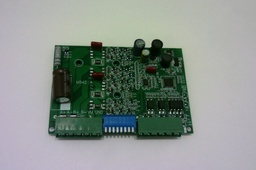
#> input picture chess.jpg, 256 x 170 px, shrunk from 1000 x 666 before the run
$ python latest_detect.py
#> lines starting #> are read from the running program, lines starting #| are printed output that depends on the picture
import numpy as np
from PIL import Image
import matplotlib.pyplot as plt
from scipy import ndimage
import math
from matplotlib.path import Path


def get_homography(src_points, dst_points):
    """
    Вычисляет матрицу гомографии на основе четырех соответствующих точек.
    Из gomography.py - использует правильную формулу для растяжения изображений.

    :param src_points: Список исходных точек (x, y)
    :param dst_points: Список целевых точек (x, y)
    :return: Матрица гомографии 3x3
    """
    assert len(src_points) == 4 and len(dst_points) == 4, "Должно быть ровно 4 точки."

    # Создание матрицы A
    A = []
    for i in range(4):
        x, y = src_points[i]
        x_prime, y_prime = dst_points[i]
        A.append([-x, -y, -1, 0, 0, 0, x * x_prime, y * x_prime, x_prime])
        A.append([0, 0, 0, -x, -y, -1, x * y_prime, y * y_prime, y_prime])

    A = np.array(A)

    # Решение для матрицы H с использованием SVD
    U, S, Vt = np.linalg.svd(A)
    H = Vt[-1].reshape(3, 3)

    # Нормализация матрицы H
    H /= H[2, 2]
    print(f"H: {H}")

    return H


# Сохраняем старую функцию для обратной совместимости
def find_equals(src_points, dst_points):
    """Алиас для get_homography для обратной совместимости"""
    return get_homography(src_points, dst_points)


# [91 lines left out: functions extract_pcb_region, adapt_homography_for_cropped_regions, shift_corners_to_origin, not called in this run]


def subpixel(image, x, y):
    """
    Билинейная интерполяция для получения цвета пикселя в субпиксельных координатах.
    Из gomography.py - обеспечивает качественное растяжение изображений.
    """
    width_img, height_img = image.size
    x_A, y_A = int(round(x)), int(round(y))
    x_B, y_B = (x_A + 1), y_A
    x_C, y_C = x_A, (y_A + 1)
    x_D, y_D = (x_A + 1), (y_A + 1)

    if 0 <= x_A < width_img and 0 <= y_A < height_img and \
       0 <= x_B < width_img and 0 <= y_B < height_img and \
       0 <= x_C < width_img and 0 <= y_C < height_img and \
       0 <= x_D < width_img and 0 <= y_D < height_img:

        P_A = image.getpixel((x_A, y_A))
        P_B = image.getpixel((x_B, y_B))
        P_C = image.getpixel((x_C, y_C))
        P_D = image.getpixel((x_D, y_D))

        # Билинейная интерполяция по Y
        P_E = tuple(a * (1 - (y - y_A)) + b * (1 - (y_C - y)) for a, b in zip(P_A, P_C))
        P_F = tuple(a * (1 - (y - y_B)) + b * (1 - (y_D - y)) for a, b in zip(P_B, P_D))

        # Билинейная интерполяция по X
        P = tuple(int(a * (1 - (x - x_A)) + b * (1 - (x_B - x))) for a, b in zip(P_E, P_F))
    else:
        # Если координаты вне границ, возвращаем ближайший пиксель
        x_safe = max(0, min(width_img - 1, int(round(x))))
        y_safe = max(0, min(height_img - 1, int(round(y))))
        P = image.getpixel((x_safe, y_safe))

    return P


def apply_homography_img(image, H, width, height):
    """
    Применяет матрицу гомографии к изображению с билинейной интерполяцией.
    Из gomography.py - обеспечивает качественное растяжение изображений.

    :param image: Исходное изображение (PIL Image)
    :param H: Матрица гомографии 3x3
    :param width: Ширина выходного изображения
    :param height: Высота выходного изображения
    :return: Преобразованное изображение (PIL Image)
    """
    # Получение размеров изображения
    width_img, height_img = image.size

    # Создание нового изображения для хранения результата
    transformed_image = Image.new("RGB", (width, height))

    # Преобразование матрицы гомографии в обратную
    H_inv = np.linalg.inv(H)

    for y in range(height):
        for x in range(width):
            # Преобразование координат пикселя в однородные координаты
            original_point = np.array([x, y, 1])
            transformed_point = H_inv @ original_point

            # Нормализация
            transformed_point /= transformed_point[2]

            # Получение новых координат
            src_x, src_y = transformed_point[0], transformed_point[1]

            # Проверка, находятся ли новые координаты в пределах изображения
            if 0 <= src_x < width_img and 0 <= src_y < height_img:
                # Используем билинейную интерполяцию для качественного растяжения
                transformed_image.putpixel((x, y), subpixel(image, src_x, src_y))

    return transformed_image


# [100 lines left out: function transform_pcb_to_reference, not called in this run]


def rectify_pcb_to_corners(image, corners, output_size=None):
    """
    Растягивает плату так, чтобы её углы совпадали с углами изображения.

    Parameters:
    image: numpy array - исходное изображение с платой
    corners: list - список углов платы [(x1,y1), (x2,y2), (x3,y3), (x4,y4)]
    output_size: tuple (width, height) - размер выходного изображения.
                 Если None, вычисляется автоматически на основе bounding box углов.

    Returns:
    numpy array - выпрямленное изображение платы
    numpy array - маска платы
    """
    if not corners or len(corners) < 4:
        return image, np.ones(image.shape[:2], dtype=bool)

    # Упорядочиваем углы: верх-левый, верх-правый, низ-правый, низ-левый
    corners_array = np.array(corners, dtype=np.float32)

    # Находим центр масс
    center = corners_array.mean(axis=0)

    # Сортируем углы по углу относительно центра
    angles = np.arctan2(corners_array[:, 1] - center[1], corners_array[:, 0] - center[0])
    sorted_indices = np.argsort(angles)
    sorted_corners = corners_array[sorted_indices]

    # Определяем верхние и нижние углы
    top = sorted_corners[sorted_corners[:, 1] < center[1]]
    bottom = sorted_corners[sorted_corners[:, 1] >= center[1]]

    if len(top) == 2 and len(bottom) == 2:
        # Сортируем верхние по x
        top = top[top[:, 0].argsort()]
        # Сортируем нижние по x
        bottom = bottom[bottom[:, 0].argsort()]
        # Порядок: верх-левый, верх-правый, низ-правый, низ-левый
        ordered_corners = np.array([top[0], top[1], bottom[1], bottom[0]], dtype=np.float32)
    else:
        ordered_corners = sorted_corners

    # Определяем размер выходного изображения
    if output_size is None:
        # Вычисляем размер на основе расстояний между углами
        width = int(max(
            np.linalg.norm(ordered_corners[1] - ordered_corners[0]),  # верхняя сторона
            np.linalg.norm(ordered_corners[2] - ordered_corners[3])   # нижняя сторона
        ))
        height = int(max(
            np.linalg.norm(ordered_corners[3] - ordered_corners[0]),  # левая сторона
            np.linalg.norm(ordered_corners[2] - ordered_corners[1])  # правая сторона
        ))
    else:
        width, height = output_size

    # Целевые углы - углы прямоугольного изображения
    dst_corners = np.array([
        [0, 0],           # верх-левый
        [width - 1, 0],   # верх-правый
        [width - 1, height - 1],  # низ-правый
        [0, height - 1]   # низ-левый
    ], dtype=np.float32)

    # Вычисляем гомографию для растяжения платы до углов изображения
    H = get_homography(ordered_corners, dst_corners)

    # Конвертируем numpy array в PIL Image
    if image.dtype != np.uint8:
        if image.max() <= 1.0:
            image_uint8 = (np.clip(image, 0.0, 1.0) * 255.0).astype(np.uint8)
        else:
            image_uint8 = np.clip(image, 0, 255).astype(np.uint8)
    else:
        image_uint8 = image

    if len(image.shape) == 3:
        image_pil = Image.fromarray(image_uint8, mode='RGB')
    else:
        image_pil = Image.fromarray(image_uint8, mode='L').convert('RGB')

    # Применяем гомографию для растяжения платы
    rectified_pil = apply_homography_img(image_pil, H, width, height)

    # Конвертируем обратно в numpy array
    rectified_array = np.asarray(rectified_pil).astype(np.float32) / 255.0

    # Если исходное было grayscale, конвертируем обратно
    if len(image.shape) == 2:
        rectified_array = np.dot(rectified_array[..., :3], [0.2989, 0.5870, 0.1140])

    # Создаем маску платы (вся область внутри прямоугольника)
    mask = np.ones((height, width), dtype=bool)

    # Приводим к исходному типу данных
    if image.dtype == np.uint8:
        rectified_array = (rectified_array * 255.0).astype(np.uint8)
    else:
        rectified_array = rectified_array.astype(image.dtype)

    return rectified_array, mask


# [48 lines left out: function crop_to_pcb_region, not called in this run]


def to_grayscale_float(image):
    """Переводит изображение в grayscale и нормализует в диапазон [0, 1]."""
    if len(image.shape) == 3:
        gray = np.dot(image[..., :3], [0.2989, 0.5870, 0.1140])
    else:
        gray = image.astype(np.float32)

    if gray.max() > 1.0:
        gray = gray.astype(np.float32) / 255.0
    return gray


def compare_pcb_regions(reference_region, transformed_region,
                        reference_mask, transformed_mask,
                        diff_threshold=0.1):
    """
    Сравнивает две выровненные области плат и возвращает статистику и карту различий.
    """
    ref_gray = to_grayscale_float(reference_region)
    test_gray = to_grayscale_float(transformed_region)

    if reference_mask.shape != ref_gray.shape:
        reference_mask = np.ones_like(ref_gray, dtype=bool)
    else:
        reference_mask = reference_mask.astype(bool)

    if transformed_mask.shape != test_gray.shape:
        transformed_mask = np.ones_like(test_gray, dtype=bool)
    else:
        transformed_mask = transformed_mask.astype(bool)

    overlap_mask = reference_mask & transformed_mask
    if np.count_nonzero(overlap_mask) == 0:
        print("Нет пересечения масок для сравнения.")
        return None, None, None

    diff_map = np.abs(ref_gray - test_gray)
    diff_masked = diff_map[overlap_mask]

    mean_diff = float(np.mean(diff_masked))
    max_diff = float(np.max(diff_masked))
    high_diff_ratio = float(np.mean(diff_masked > diff_threshold))

    print("\n=== СРАВНЕНИЕ ПЛАТ ===")
    print(f"Средняя разница: {mean_diff:.4f}")
    print(f"Макс. разница: {max_diff:.4f}")
    print(f"Доля пикселей > {diff_threshold:.2f}: {high_diff_ratio*100:.2f}%")

    diff_visual = np.zeros_like(ref_gray)
    diff_visual[overlap_mask] = diff_map[overlap_mask]

    stats = {
        "mean_diff": mean_diff,
        "max_diff": max_diff,
        "high_diff_ratio": high_diff_ratio,
        "threshold": diff_threshold,
    }

    return stats, diff_visual, overlap_mask


def compare_pcb_by_grid(reference_region, transformed_region,
                        reference_mask, transformed_mask,
                        grid_size=8, diff_threshold=0.15):
    """
    Сравнивает платы по сетке прямоугольников, чтобы игнорировать локальные пиксельные сдвиги.
    """
    ref_gray = to_grayscale_float(reference_region)
    test_gray = to_grayscale_float(transformed_region)

    if reference_mask.shape != ref_gray.shape:
        reference_mask = np.ones_like(ref_gray, dtype=bool)
    else:
        reference_mask = reference_mask.astype(bool)

    if transformed_mask.shape != test_gray.shape:
        transformed_mask = np.ones_like(test_gray, dtype=bool)
    else:
        transformed_mask = transformed_mask.astype(bool)

    overlap_mask = reference_mask & transformed_mask
    if np.count_nonzero(overlap_mask) == 0:
        print("Нет пересечения масок для сравнения по сетке.")
        return None

    diff_map = np.abs(ref_gray - test_gray)

    height, width = diff_map.shape
    y_bounds = np.linspace(0, height, grid_size + 1, dtype=int)
    x_bounds = np.linspace(0, width, grid_size + 1, dtype=int)

    heatmap = np.full((grid_size, grid_size), np.nan, dtype=float)
    results = []

    for i in range(grid_size):
        for j in range(grid_size):
            y0, y1 = y_bounds[i], y_bounds[i + 1]
            x0, x1 = x_bounds[j], x_bounds[j + 1]

            cell_mask = overlap_mask[y0:y1, x0:x1]
            valid_pixels = np.count_nonzero(cell_mask)
            if valid_pixels < 10:
                continue

            cell_diff = diff_map[y0:y1, x0:x1][cell_mask]
            mean_diff = float(np.mean(cell_diff))
            max_diff = float(np.max(cell_diff))

            heatmap[i, j] = mean_diff
            results.append({
                "grid_pos": (i, j),
                "coords": (x0, y0, x1, y1),
                "mean_diff": mean_diff,
                "max_diff": max_diff,
                "is_defect": mean_diff > diff_threshold,
            })

    if not results:
        print("Недостаточно информации для сравнения по сетке.")
        return None

    defect_count = sum(r["is_defect"] for r in results)
    print("\n=== СРАВНЕНИЕ ПО СЕТКЕ ===")
    print(f"Сегментов с данными: {len(results)} / {grid_size * grid_size}")
    print(f"Дефектных сегментов (> {diff_threshold:.2f}): {defect_count}")

    return {
        "results": results,
        "heatmap": heatmap,
        "grid_size": grid_size,
        "threshold": diff_threshold,
    }


def plot_corners(ax, corners, color='r'):
    if not corners:
        return
    xs = [float(p[0]) for p in corners]
    ys = [float(p[1]) for p in corners]
    xs_loop = xs + [xs[0]]
    ys_loop = ys + [ys[0]]
    ax.plot(xs_loop, ys_loop, color+'-', linewidth=2)
    ax.scatter(xs, ys, c=color, s=20)


def show_combined_visualization(reference_array,
                                test_array,
                                reference_pcb_region,
                                test_pcb_region,
                                transformed_test_pcb,
                                diff_visual,
                                ref_corners,
                                test_corners,
                                ref_corners_local,
                                test_corners_local,
                                grid_data):
    fig, axes = plt.subplots(2, 3, figsize=(18, 10))

    axes[0, 0].imshow(reference_array)
    plot_corners(axes[0, 0], ref_corners, 'g')
    axes[0, 0].set_title("Эталон (полный)")
    axes[0, 0].axis('off')

    axes[0, 1].imshow(test_array)
    plot_corners(axes[0, 1], test_corners, 'r')
    axes[0, 1].set_title("Тест (полный)")
    axes[0, 1].axis('off')

    if diff_visual is not None:
        im = axes[0, 2].imshow(diff_visual, cmap='inferno')
        axes[0, 2].set_title("Карта различий")
        axes[0, 2].axis('off')
        fig.colorbar(im, ax=axes[0, 2], fraction=0.046, pad=0.04)
    else:
        axes[0, 2].axis('off')

    axes[1, 0].imshow(reference_pcb_region)
    plot_corners(axes[1, 0], ref_corners_local, 'g')
    axes[1, 0].set_title("Эталонная плата")
    axes[1, 0].axis('off')

    axes[1, 1].imshow(transformed_test_pcb)
    axes[1, 1].set_title("Преобразованная плата")
    axes[1, 1].axis('off')

    if grid_data:
        axes[1, 2].imshow(reference_pcb_region)
        for res in grid_data["results"]:
            x0, y0, x1, y1 = res["coords"]
            color = 'red' if res["is_defect"] else 'lime'
            rect = plt.Rectangle((x0, y0), x1 - x0, y1 - y0,
                                 fill=False, edgecolor=color, linewidth=2, alpha=0.8)
            axes[1, 2].add_patch(rect)
            axes[1, 2].text(x0 + 4, y0 + 12, f"{res['mean_diff']:.2f}",
                            color=color, fontsize=8, weight='bold')
        axes[1, 2].set_title("Сегменты (красные = > порога)")
        axes[1, 2].axis('off')
    else:
        axes[1, 2].axis('off')

    plt.tight_layout()
    plt.show()


def apply_homography(H, points):
    """
    Применяет матрицу гомографии H к точкам
    """
    points_array = np.array(points, dtype=np.float32)
    homogeneous_points = np.column_stack([points_array, np.ones(len(points_array))])

    transformed = (H @ homogeneous_points.T).T
    transformed_cartesian = transformed[:, :2] / transformed[:, 2:3]

    return [(float(x), float(y)) for x, y in transformed_cartesian]


class PCBCornerDetector:
    def __init__(self):
        pass

    def find_pcb_corners_simple(self, image):
        """
        Простой метод поиска углов платы через анализ градиентов
        """
        if len(image.shape) == 3:
            gray = np.dot(image[..., :3], [0.2989, 0.5870, 0.1140])
        else:
            gray = image.copy()

        height, width = gray.shape
        edges = []

        # Поиск границ по всем сторонам
        border_size = min(height, width) // 10

        # Верхняя граница
        for j in range(border_size, width - border_size, 5):
            for i in range(border_size, height // 3):
                if abs(int(gray[i, j]) - int(gray[i - 1, j])) > 30:
                    edges.append((j, i))
                    break

        # Нижняя граница
        for j in range(border_size, width - border_size, 5):
            for i in range(height - border_size, height * 2 // 3, -1):
                if abs(int(gray[i, j]) - int(gray[i - 1, j])) > 30:
                    edges.append((j, i))
                    break

        # Левая граница
        for i in range(border_size, height - border_size, 5):
            for j in range(border_size, width // 3):
                if abs(int(gray[i, j]) - int(gray[i, j - 1])) > 30:
                    edges.append((j, i))
                    break

        # Правая граница
        for i in range(border_size, height - border_size, 5):
            for j in range(width - border_size, width * 2 // 3, -1):
                if abs(int(gray[i, j]) - int(gray[i, j - 1])) > 30:
                    edges.append((j, i))
                    break

        # Кластеризация по углам
        if len(edges) >= 4:
            corners = self._cluster_corners(edges, width, height)
            return self._order_corners(corners)

        # Fallback: углы изображения с отступом
        margin = 50
        return [
            [margin, margin],
            [width - margin, margin],
            [width - margin, height - margin],
            [margin, height - margin]
        ]

    def _cluster_corners(self, edges, width, height):
        """Кластеризует точки границ по углам"""
        quadrants = {
            'top_left': [], 'top_right': [],
            'bottom_left': [], 'bottom_right': []
        }

        center_x, center_y = width // 2, height // 2

        for x, y in edges:
            if x < center_x and y < center_y:
                quadrants['top_left'].append((x, y))
            elif x >= center_x and y < center_y:
                quadrants['top_right'].append((x, y))
            elif x < center_x and y >= center_y:
                quadrants['bottom_left'].append((x, y))
            else:
                quadrants['bottom_right'].append((x, y))

        corners = []
        for quadrant_name, points in quadrants.items():
            if points:
                if quadrant_name == 'top_left':
                    target = (0, 0)
                elif quadrant_name == 'top_right':
                    target = (width, 0)
                elif quadrant_name == 'bottom_left':
                    target = (0, height)
                else:
                    target = (width, height)

                closest = min(points, key=lambda p: math.sqrt((p[0] - target[0]) ** 2 + (p[1] - target[1]) ** 2))
                corners.append(closest)

        return corners

    def _order_corners(self, corners):
        """Упорядочивает углы"""
        if len(corners) != 4:
            return corners

        corners_sorted = sorted(corners, key=lambda p: p[1])
        top = sorted(corners_sorted[:2], key=lambda p: p[0])
        bottom = sorted(corners_sorted[2:], key=lambda p: p[0])

        return [top[0], top[1], bottom[1], bottom[0]]

    def align_and_compare(self, reference_image, test_image):
        """
        Находит углы на обоих изображениях, вычисляет гомографию и выравнивает
        """
        # Находим углы на эталонном и тестовом изображениях
        reference_corners = self.find_pcb_corners_simple(reference_image)
        test_corners = self.find_pcb_corners_simple(test_image)

        print(f"Углы эталонного изображения: {reference_corners}")
        print(f"Углы тестового изображения: {test_corners}")

        if len(reference_corners) != 4 or len(test_corners) != 4:
            print("Не удалось найти 4 угла на одном из изображений")
            return None, test_corners, reference_corners, test_corners

        try:
            # Вычисляем матрицу гомографии
            H = find_equals(test_corners, reference_corners)
            print("Матрица гомографии H вычислена успешно")

            # Применяем гомографию к углам тестового изображения
            aligned_test_corners = apply_homography(H, test_corners)
            print(f"Выровненные углы тестового изображения: {aligned_test_corners}")

            return H, aligned_test_corners, reference_corners, test_corners

        except Exception as e:
            print(f"Ошибка при вычислении гомографии: {e}")
            return None, test_corners, reference_corners, test_corners


def main():
    # Загрузка изображений
    reference_img = Image.open('chess.jpg')
#> reference_img is the input picture: PIL image 256x170 RGB; mean R, G, B 140, 147.8, 142.4
    test_img = Image.open('chessboard_3_3.jpg')
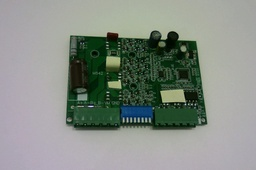
#> input picture chessboard_3_3.jpg, 256 x 170 px, shrunk from 1000 x 666 before the run
#> test_img is the input picture: PIL image 256x170 RGB; mean R, G, B 134.5, 141.6, 133.8

    reference_array = np.array(reference_img)
    test_array = np.array(test_img)

    print(f"Эталон: {reference_array.shape}, Тест: {test_array.shape}")
#| Эталон: (170, 256, 3), Тест: (170, 256, 3)

    # Создаем детектор
    detector = PCBCornerDetector()

    # Выравниваем и сравниваем
    H, aligned_corners, ref_corners, test_corners = detector.align_and_compare(
        reference_array, test_array
    )
#> in find_pcb_corners_simple, `gray = np.dot(image[..., :3], [0.2989, 0.5870, 0.1140])`:
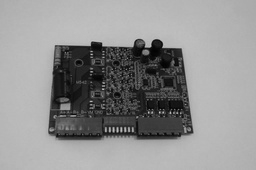
#> gray: shape (170, 256) float64; min 2.35, max 201.2, mean 144.8
#> (the rest of the program and of its run is left out)
